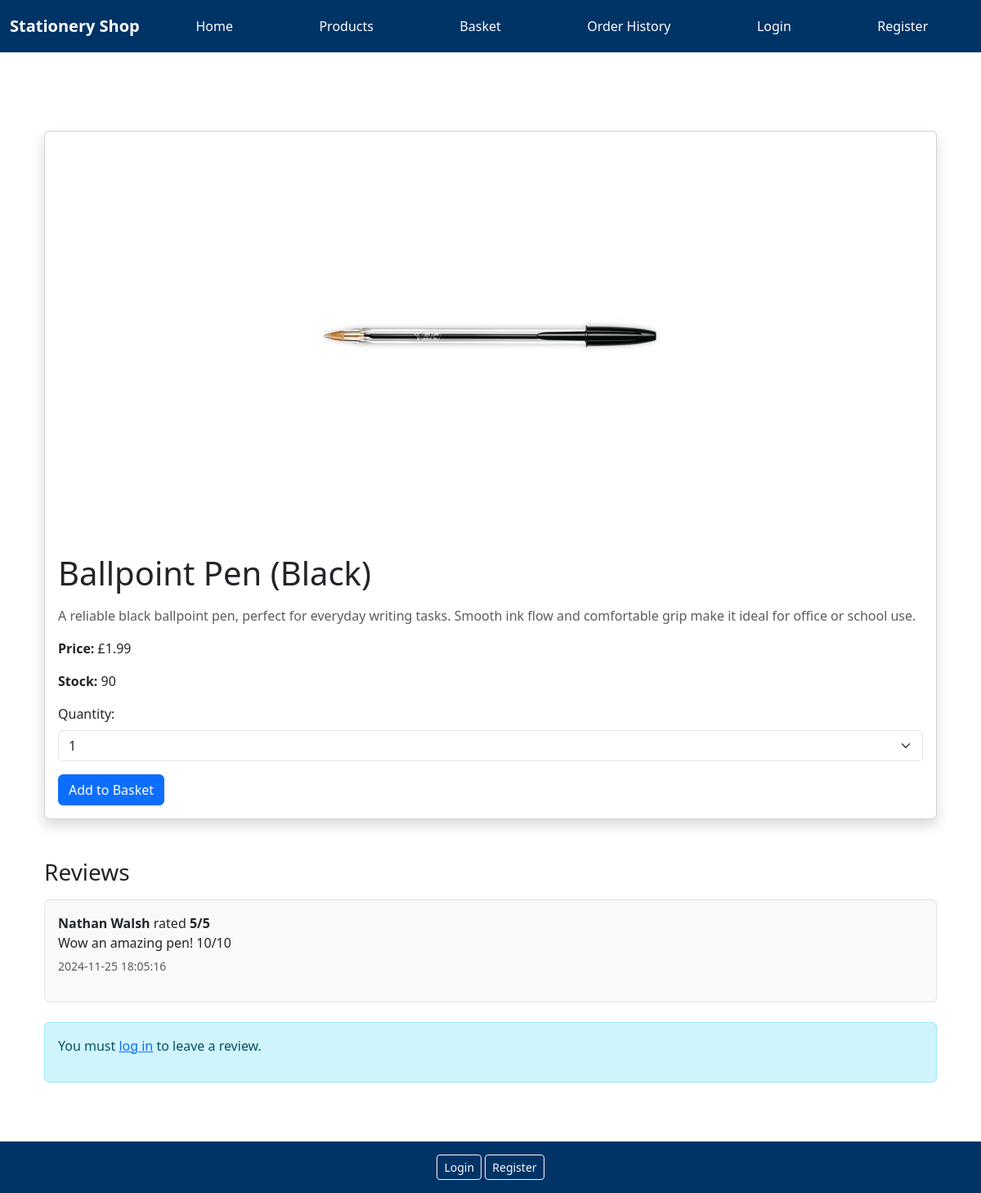
Page /product/1 on the committed database.
### app/models.py (models this page shows, shortened)
class Product(db.Model):
    id = db.Column(db.Integer, primary_key=True)
    name = db.Column(db.String(100), nullable=False)
    description = db.Column(db.Text, nullable=True)
    image = db.Column(db.String(255), nullable=True)
    price = db.Column(db.Float, nullable=False)
    stock = db.Column(db.Integer, nullable=False)

class User(db.Model):
    id = db.Column(db.Integer, primary_key=True)
    email = db.Column(db.String(100), unique=True, nullable=False)
    password_hash = db.Column(db.String(200), nullable=False)
    first_name = db.Column(db.String(50), nullable=False)
    last_name = db.Column(db.String(50), nullable=False)

class Review(db.Model):
    id = db.Column(db.Integer, primary_key=True)
    product_id = db.Column(db.Integer, db.ForeignKey('product.id'), nullable=False)
    user_id = db.Column(db.Integer, db.ForeignKey('user.id'), nullable=False)
    rating = db.Column(db.Integer, nullable=False)
    comment = db.Column(db.Text, nullable=False)
    created_at = db.Column(db.DateTime, default=datetime.now)

### app/views.py (the view)
@app.route('/product/<int:product_id>', methods=['GET'])
def product_detail(product_id):
    product = Product.query.get(product_id)
    reviews = Review.query.filter_by(product_id=product_id).order_by(desc(Review.created_at)).all()
    reviews_with_user_data = []
    for review in reviews:
        reviews_with_user_data.append({
            "first_name": User.query.get(review.user_id).first_name,
            "last_name": User.query.get(review.user_id).last_name,
            "rating": review.rating,
            "comment": review.comment,
            "created_at": review.created_at})
    return render_template('product_detail.html', product=product, reviews=reviews_with_user_data)

### app/templates/product_detail.html (shortened to what this page needs)
{% extends "base.html" %}
{% block content %}
<div class="container mt-4">
    <div class="card mb-5 shadow">
        <img src="/static/images/{{ product.image }}" class="card-img-top product-image" alt="{{ product.name }}">
        <div class="card-body">
            <h1 class="card-title mb-3">{{ product.name }}</h1>
            <p class="card-text text-muted">{{ product.description }}</p>
            <p class="card-text"><strong>Price:</strong> £{{ "%.2f"|format(product.price) }}</p>
            <p class="card-text"><strong>Stock:</strong>
                {% if product.stock > 0 %}
                <span class="text">{{ product.stock }}</span>
                {% else %}
                <span class="text">Out of Stock</span>
                {% endif %}
            </p>
            {% if product.stock > 0 %}
            <form method="POST" action="{{ url_for('add_to_basket') }}" class="mt-3">
                <label for="quantity" class="form-label">Quantity:</label>
                <select name="quantity" id="quantity" class="form-select mb-3">
                    {% for i in range(1, product.stock + 1) %}
                    <option value="{{ i }}">{{ i }}</option>
                    {% endfor %}
                </select>
                <button type="submit" class="btn btn-primary">Add to Basket</button>
            </form>
            {% endif %}
        </div>
    </div>
    <div id="reviews-section" class="mt-5">
        <h3 class="mb-3">Reviews</h3>
        <div id="scrollable-reviews" class="border rounded p-3" style="max-height: 300px; overflow-y: auto;">
            {% if reviews %}
            <ul id="reviews-list" class="list-unstyled mb-0">
                {% for review in reviews %}
                <li class="mb-3">
                    <strong>{{ review.first_name }} {{ review.last_name }}</strong>
                    rated <strong>{{ review.rating }}/5</strong>
                    <p class="mb-1">{{ review.comment }}</p>
                    <small class="text-muted">{{ review.created_at.strftime("%Y-%m-%d %H:%M:%S") }}</small>
                </li>
                {% endfor %}
            </ul>
            {% else %}
            <p class="text-muted">No reviews yet. Be the first to leave a review!</p>
            {% endif %}
        </div>
    </div>
    {% if current_user.is_authenticated %}
    <div id="review-form-section" class="mt-4">
        <h3>Leave a Review</h3>
        <form id="review-form" method="POST" action="{{ url_for('add_review') }}">
            <input type="hidden" name="csrf_token" value="{{ csrf_token() }}">
            <input type="hidden" name="product_id" value="{{ product.id }}">
            <div class="mb-3">
                <label for="rating" class="form-label">Rating (1-5):</label>
                <select name="rating" id="rating" class="form-select">
                    {% for i in range(1, 6) %}
                    <option value="{{ i }}">{{ i }}</option>
                    {% endfor %}
                </select>
            </div>
            <div class="mb-3">
                <label for="comment" class="form-label">Comment:</label>
                <textarea name="comment" id="comment" class="form-control" placeholder="Write your review..." required></textarea>
            </div>
            <button type="button" id="submit-review" class="btn btn-primary">Submit Review</button>
        </form>
    </div>
    {% else %}
    <div class="alert alert-info mt-4">
        <p>You must <a href="{{ url_for('login') }}">log in</a> to leave a review.</p>
    </div>
    {% endif %}
</div>
{% endblock %}

### app/static/css/style.css (style rules this page uses)
body { font-family: Arial, sans-serif; margin: 0; padding: 0; display: flex; flex-direction: column; min-height: 100vh; }
#scrollable-reviews { max-height: 300px; overflow-y: auto; border: 1px solid #cccccc; padding: 10px; background-color: #f9f9f9; }
.product-image { max-height: 500px; max-width: 100%; object-fit: contain; display: block; margin: 0 auto; }

### rows in the picture
Product: image (picture), name "Ballpoint Pen (Black)", description "A reliable black ballpoint pen, perfect for everyday writing tasks. Smooth ink flow and comfortable grip make it ideal for office or school use.", price "1.99", stock "90", quantity "1"
User: first_name "Nathan", last_name "Walsh"
Review: comment "Wow an amazing pen! 10/10", created_at "2024-11-25 18:05:16"

### other values in the picture
{{ review.rating }} "5"
